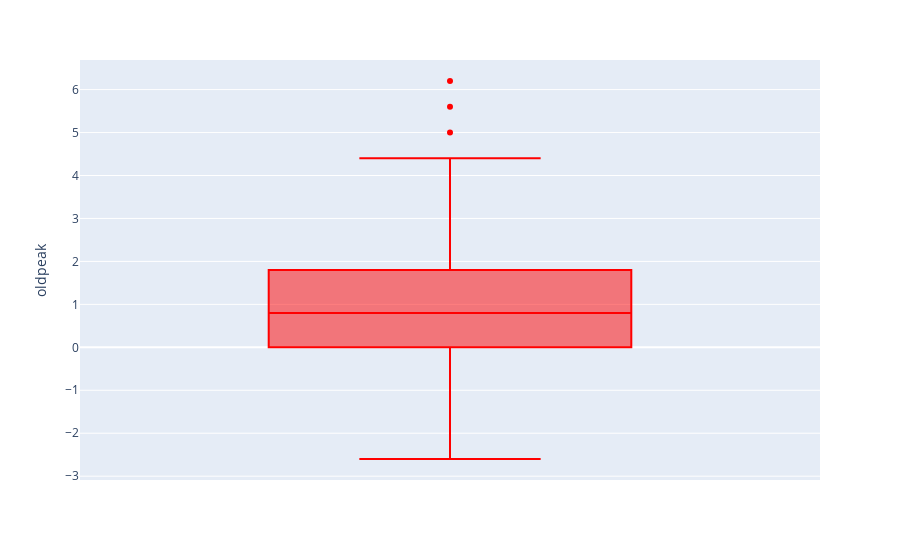
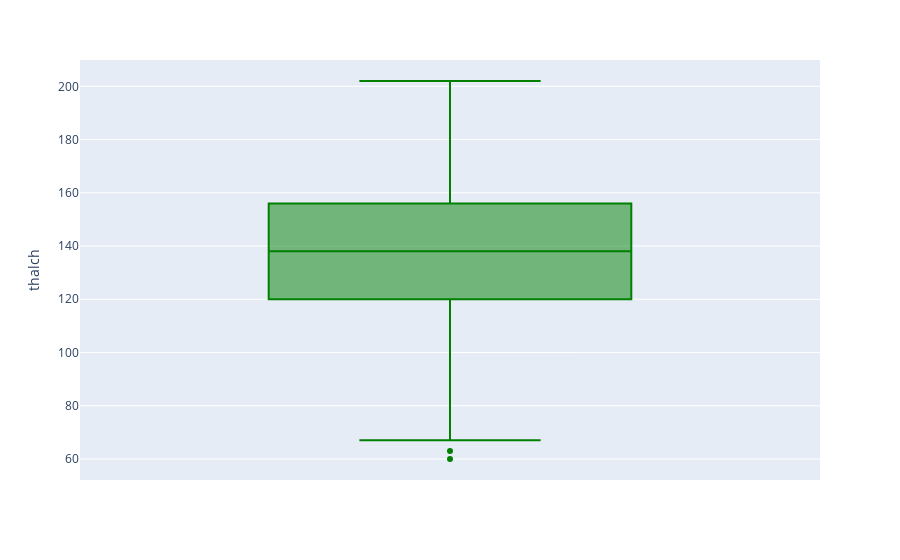
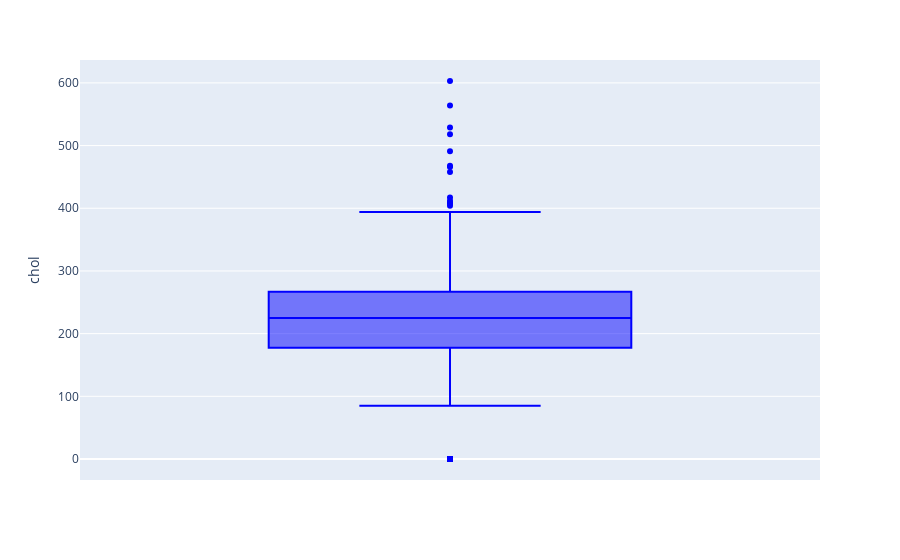
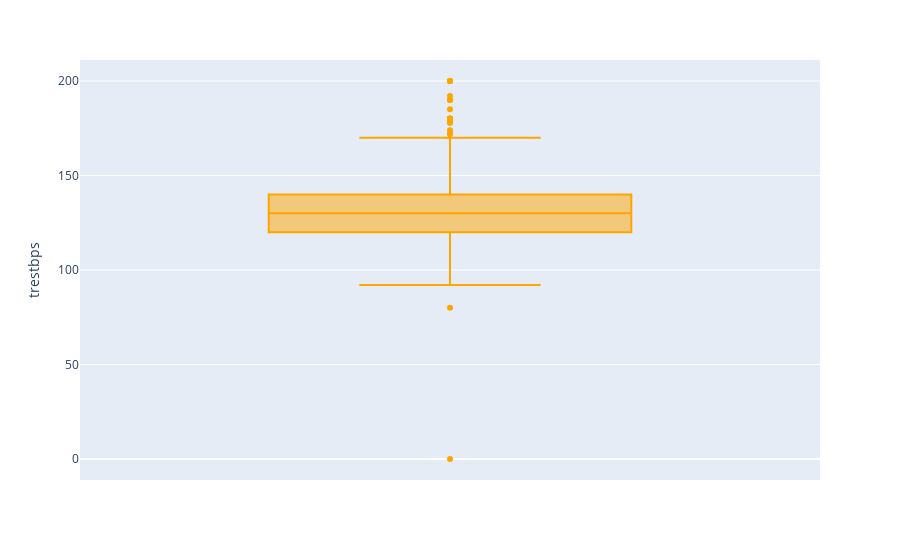

Here is the notebook cell these charts were saved with, in order:
### Code cell
# create box plots for all numeric columns using plotly

for col in numeric_cols:
    fig = px.box(df, y=col, color_discrete_sequence=[color[numeric_cols.index(col)]])
    fig.show()

### Figure 1 — Plotly figure (JSON) as saved in the notebook; plotly's stock layout.template omitted (floating-point values rounded to 4 significant figures; data arrays with more than 128 entries replaced by an {"elided": "..."} marker saying what was removed)
{"data": [{"alignmentgroup": "True", "hovertemplate": "oldpeak=%{y}<extra></extra>", "legendgroup": "", "marker": {"color": "red"}, "name": "", "notched": false, "offsetgroup": "", "orientation": "v", "showlegend": false, "type": "box", "x0": " ", "xaxis": "x", "y": {"elided": "920 float values"}, "y0": " ", "yaxis": "y"}], "layout": {"boxmode": "group", "legend": {"tracegroupgap": 0}, "margin": {"t": 60}, "xaxis": {"anchor": "y", "domain": [0, 1]}, "yaxis": {"anchor": "x", "domain": [0, 1], "title": {"text": "oldpeak"}}}}

### Figure 2 — Plotly figure (JSON) as saved in the notebook; plotly's stock layout.template omitted (floating-point values rounded to 4 significant figures; data arrays with more than 128 entries replaced by an {"elided": "..."} marker saying what was removed)
{"data": [{"alignmentgroup": "True", "hovertemplate": "thalch=%{y}<extra></extra>", "legendgroup": "", "marker": {"color": "green"}, "name": "", "notched": false, "offsetgroup": "", "orientation": "v", "showlegend": false, "type": "box", "x0": " ", "xaxis": "x", "y": {"elided": "920 float values"}, "y0": " ", "yaxis": "y"}], "layout": {"boxmode": "group", "legend": {"tracegroupgap": 0}, "margin": {"t": 60}, "xaxis": {"anchor": "y", "domain": [0, 1]}, "yaxis": {"anchor": "x", "domain": [0, 1], "title": {"text": "thalch"}}}}

### Figure 3 — Plotly figure (JSON) as saved in the notebook; plotly's stock layout.template omitted (floating-point values rounded to 4 significant figures; data arrays with more than 128 entries replaced by an {"elided": "..."} marker saying what was removed)
{"data": [{"alignmentgroup": "True", "hovertemplate": "chol=%{y}<extra></extra>", "legendgroup": "", "marker": {"color": "blue"}, "name": "", "notched": false, "offsetgroup": "", "orientation": "v", "showlegend": false, "type": "box", "x0": " ", "xaxis": "x", "y": {"elided": "920 float values"}, "y0": " ", "yaxis": "y"}], "layout": {"boxmode": "group", "legend": {"tracegroupgap": 0}, "margin": {"t": 60}, "xaxis": {"anchor": "y", "domain": [0, 1]}, "yaxis": {"anchor": "x", "domain": [0, 1], "title": {"text": "chol"}}}}

### Figure 4 — Plotly figure (JSON) as saved in the notebook; plotly's stock layout.template omitted (floating-point values rounded to 4 significant figures; data arrays with more than 128 entries replaced by an {"elided": "..."} marker saying what was removed)
{"data": [{"alignmentgroup": "True", "hovertemplate": "trestbps=%{y}<extra></extra>", "legendgroup": "", "marker": {"color": "orange"}, "name": "", "notched": false, "offsetgroup": "", "orientation": "v", "showlegend": false, "type": "box", "x0": " ", "xaxis": "x", "y": {"elided": "920 float values"}, "y0": " ", "yaxis": "y"}], "layout": {"boxmode": "group", "legend": {"tracegroupgap": 0}, "margin": {"t": 60}, "xaxis": {"anchor": "y", "domain": [0, 1]}, "yaxis": {"anchor": "x", "domain": [0, 1], "title": {"text": "trestbps"}}}}
